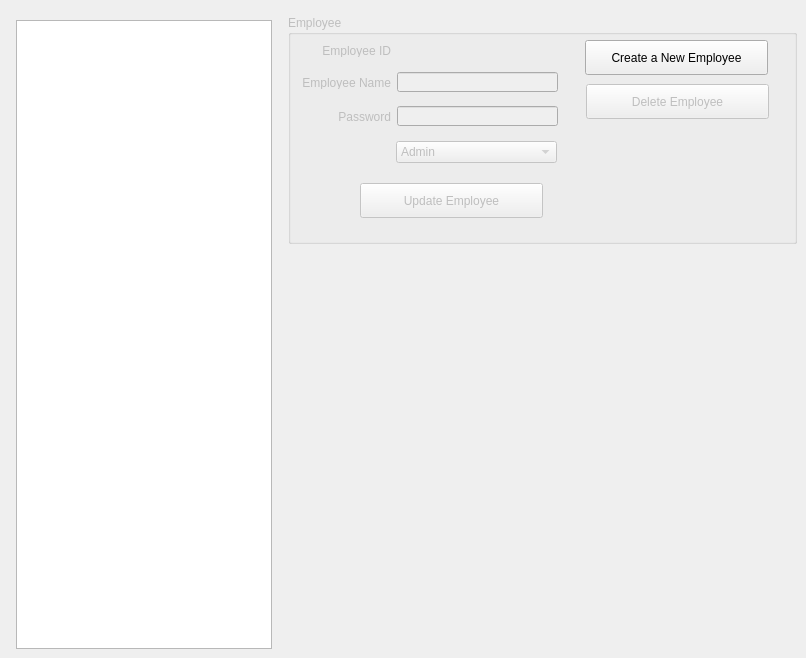
    <widget class="QWidget" name="manage_employees_tab">
     <attribute name="title">
      <string>Manage Employees</string>
     </attribute>
     <widget class="QListView" name="me_employee_listview">
      <property name="geometry">
       <rect>
        <x>16</x>
        <y>20</y>
        <width>256</width>
        <height>629</height>
       </rect>
      </property>
      <property name="editTriggers">
       <set>QAbstractItemView::NoEditTriggers</set>
      </property>
      <property name="showDropIndicator" stdset="0">
       <bool>false</bool>
      </property>
     </widget>
     <widget class="QGroupBox" name="me_employee_gbox">
      <property name="enabled">
       <bool>false</bool>
      </property>
      <property name="geometry">
       <rect>
        <x>288</x>
        <y>15</y>
        <width>509</width>
        <height>229</height>
       </rect>
      </property>
      <property name="title">
       <string>Employee</string>
      </property>
      <widget class="QPushButton" name="me_delete_employee_btn">
       <property name="geometry">
        <rect>
         <x>298</x>
         <y>69</y>
         <width>183</width>
         <height>35</height>
        </rect>
       </property>
       <property name="text">
        <string>Delete Employee</string>
       </property>
      </widget>
      <widget class="QLabel" name="label_4">
       <property name="geometry">
        <rect>
         <x>14</x>
         <y>29</y>
         <width>89</width>
         <height>13</height>
        </rect>
       </property>
       <property name="text">
        <string>Employee ID</string>
       </property>
       <property name="alignment">
        <set>Qt::AlignRight|Qt::AlignTrailing|Qt::AlignVCenter</set>
       </property>
      </widget>
      <widget class="QPushButton" name="me_update_employee_btn">
       <property name="geometry">
        <rect>
         <x>72</x>
         <y>168</y>
         <width>183</width>
         <height>35</height>
        </rect>
       </property>
       <property name="text">
        <string>Update Employee</string>
       </property>
      </widget>
      <widget class="QLabel" name="label_5">
       <property name="geometry">
        <rect>
         <x>14</x>
         <y>61</y>
         <width>89</width>
         <height>13</height>
        </rect>
       </property>
       <property name="text">
        <string>Employee Name</string>
       </property>
       <property name="alignment">
        <set>Qt::AlignRight|Qt::AlignTrailing|Qt::AlignVCenter</set>
       </property>
      </widget>
      <widget class="QLabel" name="label_6">
       <property name="geometry">
        <rect>
         <x>14</x>
         <y>95</y>
         <width>89</width>
         <height>13</height>
        </rect>
       </property>
       <property name="text">
        <string>Password</string>
       </property>
       <property name="alignment">
        <set>Qt::AlignRight|Qt::AlignTrailing|Qt::AlignVCenter</set>
       </property>
      </widget>
      <widget class="QLineEdit" name="me_password_field">
       <property name="geometry">
        <rect>
         <x>109</x>
         <y>91</y>
         <width>161</width>
         <height>20</height>
        </rect>
       </property>
       <property name="echoMode">
        <enum>QLineEdit::Password</enum>
       </property>
      </widget>
      <widget class="QLineEdit" name="me_name_field">
       <property name="geometry">
        <rect>
         <x>109</x>
         <y>57</y>
         <width>161</width>
         <height>20</height>
        </rect>
       </property>
      </widget>
      <widget class="QLabel" name="me_id_lbl">
       <property name="geometry">
        <rect>
         <x>110</x>
         <y>29</y>
         <width>89</width>
         <height>13</height>
        </rect>
       </property>
       <property name="text">
        <string/>
       </property>
       <property name="alignment">
        <set>Qt::AlignLeading|Qt::AlignLeft|Qt::AlignVCenter</set>
       </property>
      </widget>
      <widget class="QComboBox" name="me_role_cbox">
       <property name="geometry">
        <rect>
         <x>108</x>
         <y>126</y>
         <width>161</width>
         <height>22</height>
        </rect>
       </property>
       <item>
        <property name="text">
         <string>Admin</string>
        </property>
       </item>
       <item>
        <property name="text">
         <string>Cashier</string>
        </property>
       </item>
      </widget>
     </widget>
     <widget class="QPushButton" name="me_create_new_employee_btn">
      <property name="geometry">
       <rect>
        <x>585</x>
        <y>40</y>
        <width>183</width>
        <height>35</height>
       </rect>
      </property>
      <property name="text">
       <string>Create a New Employee</string>
      </property>
     </widget>
    </widget>
